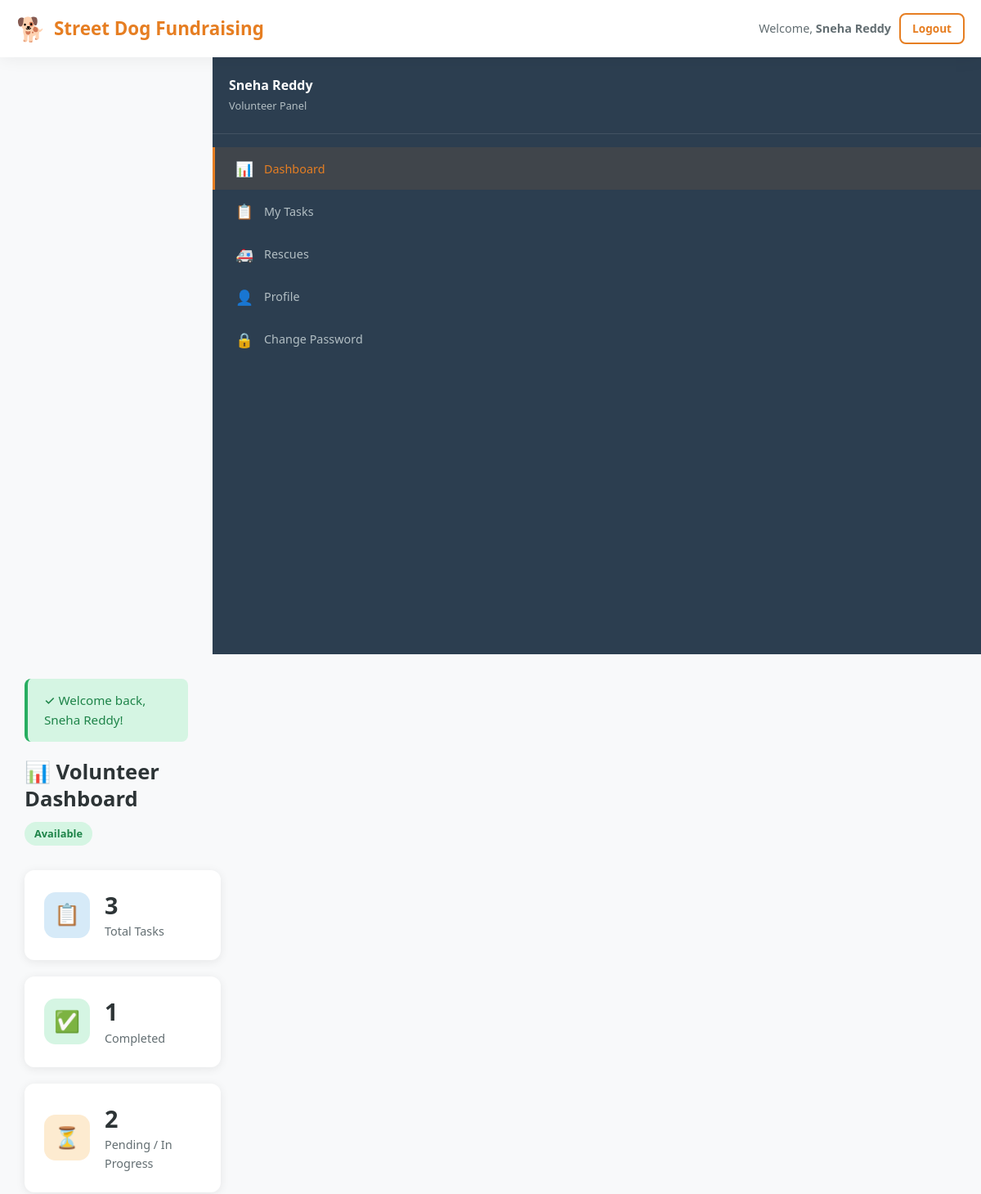
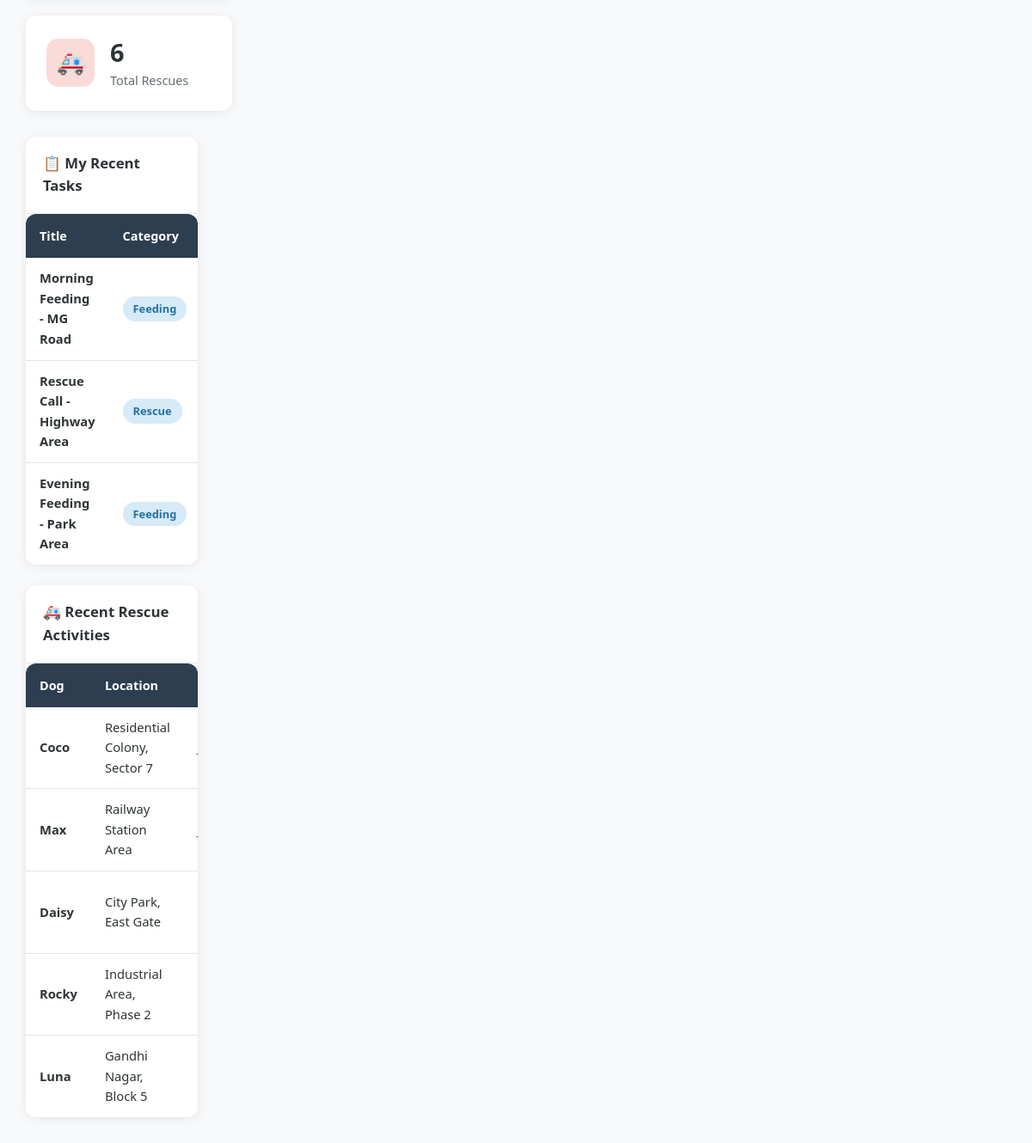
/php/volunteer/dashboard.php (signed in), run on the app's committed database (2 pictures, top to bottom).
### tables this page shows
CREATE TABLE volunteers (
    id INT AUTO_INCREMENT PRIMARY KEY,
    user_id INT NOT NULL UNIQUE,
    phone VARCHAR(15) NOT NULL,
    availability ENUM('available', 'busy', 'on_leave') NOT NULL DEFAULT 'available',
    created_at DATETIME DEFAULT CURRENT_TIMESTAMP,
    updated_at DATETIME DEFAULT CURRENT_TIMESTAMP ON UPDATE CURRENT_TIMESTAMP,
    FOREIGN KEY (user_id) REFERENCES users(id) ON DELETE CASCADE,
    INDEX idx_user (user_id),
    INDEX idx_availability (availability)
);

CREATE TABLE tasks (
    id INT AUTO_INCREMENT PRIMARY KEY,
    volunteer_id INT NOT NULL,
    title VARCHAR(200) NOT NULL,
    description TEXT DEFAULT NULL,
    category ENUM('feeding', 'rescue', 'transportation', 'medical_support') NOT NULL,
    status ENUM('pending', 'in_progress', 'completed', 'cancelled') NOT NULL DEFAULT 'pending',
    deadline DATE DEFAULT NULL,
    created_at DATETIME DEFAULT CURRENT_TIMESTAMP,
    updated_at DATETIME DEFAULT CURRENT_TIMESTAMP ON UPDATE CURRENT_TIMESTAMP,
    FOREIGN KEY (volunteer_id) REFERENCES volunteers(id) ON DELETE CASCADE,
    INDEX idx_volunteer (volunteer_id),
    INDEX idx_status (status)
);

CREATE TABLE rescues (
    id INT AUTO_INCREMENT PRIMARY KEY,
    dog_id INT NOT NULL,
    location VARCHAR(200) NOT NULL,
    rescue_date DATE NOT NULL,
    status ENUM('rescued', 'under_treatment', 'recovered', 'adopted') NOT NULL DEFAULT 'rescued',
    notes TEXT DEFAULT NULL,
    created_at DATETIME DEFAULT CURRENT_TIMESTAMP,
    updated_at DATETIME DEFAULT CURRENT_TIMESTAMP ON UPDATE CURRENT_TIMESTAMP,
    FOREIGN KEY (dog_id) REFERENCES dogs(id) ON DELETE CASCADE,
    INDEX idx_dog (dog_id),
    INDEX idx_status (status),
    INDEX idx_date (rescue_date)
);

CREATE TABLE dogs (
    id INT AUTO_INCREMENT PRIMARY KEY,
    name VARCHAR(50) NOT NULL,
    age VARCHAR(30) NOT NULL,
    gender ENUM('male', 'female') NOT NULL,
    breed VARCHAR(100) NOT NULL,
    health_status ENUM('healthy', 'injured', 'under_treatment', 'critical') NOT NULL DEFAULT 'healthy',
    vaccinated ENUM('vaccinated', 'not_vaccinated', 'partially_vaccinated') NOT NULL DEFAULT 'not_vaccinated',
    image VARCHAR(255) DEFAULT NULL,
    description TEXT DEFAULT NULL,
    created_at DATETIME DEFAULT CURRENT_TIMESTAMP,
    updated_at DATETIME DEFAULT CURRENT_TIMESTAMP ON UPDATE CURRENT_TIMESTAMP,
    INDEX idx_health (health_status),
    INDEX idx_vaccinated (vaccinated)
);

### php/functions.php (called while the page is built, shortened)
<?php
require_once __DIR__ . '/config.php';
function dbQuery($sql, $params = [], $types = '') {
    global $conn;
    $stmt = $conn->prepare($sql);
    if (!empty($params)) {
        $stmt->bind_param($types, ...$params);
    }
    $stmt->execute();
    return $stmt;
}
function dbFetchAll($sql, $params = [], $types = '') {
    $stmt = dbQuery($sql, $params, $types);
    $result = $stmt->get_result();
    $rows = $result->fetch_all(MYSQLI_ASSOC);
    return $rows;
}
function dbFetchOne($sql, $params = [], $types = '') {
    $stmt = dbQuery($sql, $params, $types);
    $result = $stmt->get_result();
    $row = $result->fetch_assoc();
    return $row;
}
function getStatusBadge($status) {
    $badges = [
        'active' => 'badge-success',
        'completed' => 'badge-info',
        'closed' => 'badge-secondary',
        'deleted' => 'badge-danger',
        'rescued' => 'badge-warning',
        'under_treatment' => 'badge-warning',
        'recovered' => 'badge-success',
        'adopted' => 'badge-info',
        'pending' => 'badge-warning',
        'in_progress' => 'badge-info',
        'cancelled' => 'badge-danger',
        'approved' => 'badge-success',
        'rejected' => 'badge-danger',
        'available' => 'badge-success',
        'busy' => 'badge-warning',
        'on_leave' => 'badge-secondary',
        'healthy' => 'badge-success',
        'injured' => 'badge-danger',
        'critical' => 'badge-danger',
        'vaccinated' => 'badge-success',
        'not_vaccinated' => 'badge-danger',
        'partially_vaccinated' => 'badge-warning',
    ];
    return $badges[$status] ?? 'badge-secondary';
}
function formatStatus($status) {
    return ucwords(str_replace('_', ' ', $status));
}

### php/volunteer/dashboard.php (the view, shortened to what this page needs)
<?php
require_once '../../includes/admin-header.php';
$userId = $_SESSION['user_id'];
$volunteer = dbFetchOne("SELECT * FROM volunteers WHERE user_id=?", [$userId], 'i');
$volId = $volunteer ? $volunteer['id'] : 0;
$totalTasks = dbFetchOne("SELECT COUNT(*) AS c FROM tasks WHERE volunteer_id=?", [$volId], 'i')['c'];
$completedTasks = dbFetchOne("SELECT COUNT(*) AS c FROM tasks WHERE volunteer_id=? AND status='completed'", [$volId], 'i')['c'];
$pendingTasks = dbFetchOne("SELECT COUNT(*) AS c FROM tasks WHERE volunteer_id=? AND status IN ('pending','in_progress')", [$volId], 'i')['c'];
$totalRescues = dbFetchOne("SELECT COUNT(*) AS c FROM rescues")['c'];
$recentTasks = dbFetchAll("SELECT * FROM tasks WHERE volunteer_id=? ORDER BY created_at DESC LIMIT 5", [$volId], 'i');
$recentRescues = dbFetchAll("SELECT r.*, d.name AS dog_name FROM rescues r JOIN dogs d ON r.dog_id=d.id ORDER BY r.rescue_date DESC LIMIT 5");
?>
<div class="admin-page-header">
    <h1>📊 Volunteer Dashboard</h1>
    <div>
        <span class="badge <?php echo $volunteer ? getStatusBadge($volunteer['availability']) : 'badge-secondary'; ?>"><?php echo $volunteer ? formatStatus($volunteer['availability']) : 'N/A'; ?></span>
    </div>
</div>
<div class="stat-grid">
    <div class="stat-card"><div class="stat-icon blue">📋</div><div class="stat-info"><h3><?php echo $totalTasks; ?></h3><p>Total Tasks</p></div></div>
    <div class="stat-card"><div class="stat-icon green">✅</div><div class="stat-info"><h3><?php echo $completedTasks; ?></h3><p>Completed</p></div></div>
    <div class="stat-card"><div class="stat-icon orange">⏳</div><div class="stat-info"><h3><?php echo $pendingTasks; ?></h3><p>Pending / In Progress</p></div></div>
    <div class="stat-card"><div class="stat-icon red">🚑</div><div class="stat-info"><h3><?php echo $totalRescues; ?></h3><p>Total Rescues</p></div></div>
</div>
<?php if (!empty($recentTasks)): ?>
<div class="recent-activity">
    <div class="card-header">📋 My Recent Tasks</div>
    <div class="table-wrapper" style="box-shadow:none;">
        <table>
            <thead><tr><th>Title</th><th>Category</th><th>Status</th><th>Deadline</th><th>Action</th></tr></thead>
            <tbody>
            <?php foreach ($recentTasks as $t): ?>
            <tr>
                <td><strong><?php echo htmlspecialchars($t['title']); ?></strong></td>
                <td><span class="badge badge-info"><?php echo formatStatus($t['category']); ?></span></td>
            </tr>
            <?php endforeach; ?>
            </tbody>
        </table>
    </div>
</div>
<?php endif; ?>
<?php if (!empty($recentRescues)): ?>
<div class="recent-activity mt-3">
    <div class="card-header">🚑 Recent Rescue Activities</div>
    <div class="table-wrapper" style="box-shadow:none;">
        <table>
            <thead><tr><th>Dog</th><th>Location</th><th>Date</th><th>Status</th></tr></thead>
            <tbody>
            <?php foreach ($recentRescues as $r): ?>
            <tr>
                <td><strong><?php echo htmlspecialchars($r['dog_name']); ?></strong></td>
                <td><?php echo htmlspecialchars($r['location']); ?></td>
                <td><?php echo formatDate($r['rescue_date']); ?></td>
            </tr>
            <?php endforeach; ?>
            </tbody>
        </table>
    </div>
</div>
<?php endif; ?>
<?php require_once '../../includes/admin-footer.php'; ?>

### css/style.css (style rules this page uses)
:root { --primary: #E67E22; --primary-dark: #D35400; --primary-light: #FDEBD0; --secondary: #1ABC9C; --secondary-dark: #16A085; --accent: #E74C3C; --accent-dark: #C0392B; --bg-light: #F8F9FA; --bg-dark: #2C3E50; --bg-darker: #1a252f; --text-primary: #2D3436; --text-secondary: #636E72; --text-light: #B2BEC3; --success: #27AE60; --warning: #F39C12; --danger: #E74C3C; --info: #3498DB; --white: #FFFFFF; --card-bg: #FFFFFF; --border: #DFE6E9; --shadow: 0 2px 12px rgba(0,0,0,0.08); --shadow-lg: 0 8px 30px rgba(0,0,0,0.12); --radius: 12px; --radius-sm: 8px; --radius-lg: 20px; --transition: all 0.3s ease; --font: 'Segoe UI', -apple-system, BlinkMacSystemFont, sans-serif; }
*, *::before, *::after { margin: 0; padding: 0; box-sizing: border-box; }
html { scroll-behavior: smooth; }
body { font-family: var(--font); font-size: 16px; line-height: 1.6; color: var(--text-primary); background: var(--bg-light); min-height: 100vh; display: flex; flex-direction: column; }
h1, h2, h3, h4, h5, h6 { font-weight: 700; line-height: 1.3; color: var(--text-primary); margin-bottom: 0.5em; }
h1 { font-size: 2.2rem; }
h3 { font-size: 1.4rem; }
p { margin-bottom: 1em; color: var(--text-secondary); }
.stat-card { background: var(--card-bg); border-radius: var(--radius); padding: 24px; box-shadow: var(--shadow); display: flex; align-items: center; gap: 18px; transition: var(--transition); }
.stat-icon { width: 56px; height: 56px; border-radius: 14px; display: flex; align-items: center; justify-content: center; font-size: 1.6rem; flex-shrink: 0; }
.stat-icon.orange { background: var(--primary-light); }
.stat-icon.green { background: #D5F5E3; }
.stat-icon.blue { background: #D6EAF8; }
.stat-icon.red { background: #FADBD8; }
.stat-info h3 { font-size: 1.8rem; font-weight: 800; margin-bottom: 2px; }
.stat-info p { font-size: 0.9rem; color: var(--text-secondary); margin: 0; }
.badge { display: inline-block; padding: 4px 12px; font-size: 0.8rem; font-weight: 600; border-radius: 20px; text-transform: capitalize; }
.badge-success { background: #D5F5E3; color: #1E8449; }
.badge-info { background: #D6EAF8; color: #2471A3; }
.table-wrapper { overflow-x: auto; background: var(--card-bg); border-radius: var(--radius); box-shadow: var(--shadow); }
table { width: 100%; border-collapse: collapse; }
table thead { background: var(--bg-dark); color: var(--white); }
table th { padding: 14px 16px; text-align: left; font-weight: 600; font-size: 0.9rem; white-space: nowrap; }
table td { padding: 12px 16px; border-bottom: 1px solid var(--border); font-size: 0.92rem; }
table tbody tr:last-child td { border-bottom: none; }
.mt-3 { margin-top: 24px; }

### css/admin.css (style rules this page uses)
.admin-page-header { display: flex; justify-content: space-between; align-items: center; margin-bottom: 30px; flex-wrap: wrap; gap: 12px; }
.admin-page-header h1 { font-size: 1.6rem; margin: 0; }
.stat-grid { display: grid; grid-template-columns: repeat(auto-fit, minmax(240px, 1fr)); gap: 20px; margin-bottom: 30px; }
.recent-activity { background: var(--card-bg); border-radius: var(--radius); box-shadow: var(--shadow); margin-top: 24px; }
.recent-activity .card-header { padding: 18px 20px; border-bottom: 1px solid var(--border); font-weight: 700; font-size: 1.05rem; }

### data on the page
volunteers: availability "Available", id "1"
tasks: title "Morning Feeding - MG Road", category "Feeding"
tasks: title "Rescue Call - Highway Area", category "Rescue"
tasks: title "Evening Feeding - Park Area", category "Feeding"
rescues: dog.name "Coco", location "Residential Colony, Sector 7"
rescues: dog.name "Max", location "Railway Station Area"
rescues: dog.name "Daisy", location "City Park, East Gate"
rescues: dog.name "Rocky", location "Industrial Area, Phase 2"
rescues: dog.name "Luna", location "Gandhi Nagar, Block 5"

### other printed values
$userName "Sneha Reddy"
formatStatus($userRole) "Volunteer"
$successMsg "Welcome back, Sneha Reddy!"
$totalTasks "3"
$pendingTasks "2"
$totalRescues "6"
